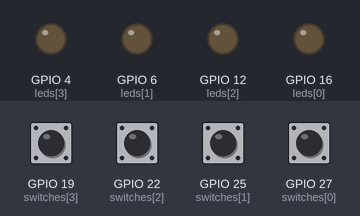
Bench run of a program on a simulated Raspberry Pi (BCM pin numbers). Parts: output pins drawn as LEDs (lit = HIGH). Dashed ring = blinking. The inputs (shaded band) are chosen by the test bench; at power-on: GPIO 19 (switches[3]), GPIO 22 (switches[2]), GPIO 25 (switches[1]), GPIO 27 (switches[0]) LOW. Random numbers come from a fixed seed; sound played through the audio output is not drawn and takes no time; what the program prints to the terminal is not drawn. At 10.6 s the program stops and its outputs stay as they are.

Above: at 4.2 s.
4.3 s: GPIO 19 (switches[3]) pulled HIGH for 1 s
At 5.8 s:
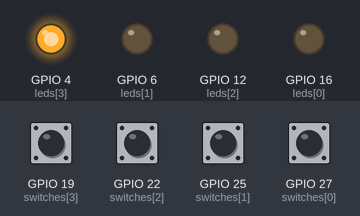
At 6.9 s:
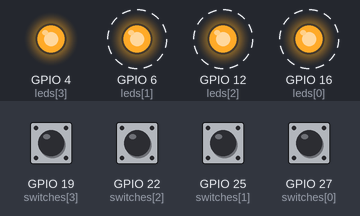
Timing chart, 0 to 11.6 s (numbered marks = the images above; inputs shaded):
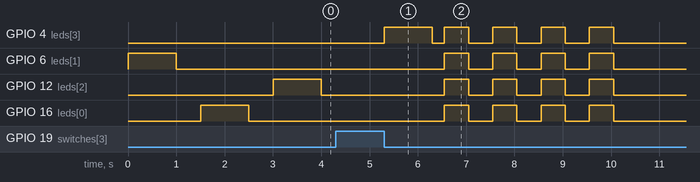

Measured:
- after the input at 4.3 s, GPIO 4 (leds[3]): goes HIGH 1.0 s, LOW 0.25 s, 3 × (HIGH 0.50 s, LOW 0.50 s), HIGH 0.50 s, then LOW, starting after 1.0 s; GPIO 6 (leds[1]), GPIO 12 (leds[2]), GPIO 16 (leds[0]): alternates HIGH for 0.50 s and LOW for 0.50 s, 8 changes in all, then stays LOW, starting after 2.3 s

The program:

SimonGame.py
```python
########################################
# Name: Ante Zovko
# Date: 2/26/2020
# Description: The Simon Game
#			   The computer plays a sequence of lights and sounds
#				and the user has to match the exact sequence
#				Each iteration, the sequence increases by 1
########################################
import RPi.GPIO as GPIO
from time import sleep
from random import randint
import pygame

# set to True to enable debugging output
DEBUG = False

# initialize the pygame library
pygame.init()

# set the GPIO pin numbers
# the switches (from L to R)
switches = [ 27,25,22,19]
# the LEDs (from L to R)
leds = [16, 6, 12, 4 ]
# the sounds that map to each LED (from L to R)
sounds = [ pygame.mixer.Sound("one.wav"), pygame.mixer.Sound("two.wav"), pygame.mixer.Sound("three.wav"), pygame.mixer.Sound("four.wav") ]

# use the Broadcom pin mode
GPIO.setmode(GPIO.BCM)

# setup the input and output pins
GPIO.setup(switches, GPIO.IN, pull_up_down=GPIO.PUD_DOWN)
GPIO.setup(leds, GPIO.OUT)

# this function turns the LEDs on
def all_on():
	for i in leds:
		GPIO.output(leds, True)

# this function turns the LEDs off
def all_off():
	for i in leds:
		GPIO.output(leds, False)

# this functions flashes the LEDs a few times when the player loses the game
def lose():
	for i in range(0, 4):
		all_on()
		sleep(0.5)
		all_off()
		sleep(0.5)

# the main part of the program
# initialize the Simon sequence
# each item in the sequence represents an LED (or switch), indexed at 0 through 3
seq = []
# randomly add the first two items to the sequence
seq.append(randint(0, 3))
seq.append(randint(0, 3))

print "Welcome to Simon!"
print "Try to play the sequence back by pressing the switches."
print "Press Ctrl+C to exit..."

# we'll discuss this later, but this allows us to detect
# when Ctrl+C is pressed so that we can reset the GPIO pins
try:
	# keep going until the user presses Ctrl+C
	while (True):
		# randomly add one more item to the sequence
		seq.append(randint(0, 3))
		if (DEBUG):
			# display the sequence to the console
			if (len(seq) > 3):
				print
			print "seq={}".format(seq)

		# display the sequence using the LEDs
		for s in seq:
			if(len(seq) < 5):
				# turn the appropriate LED on
				GPIO.output(leds[s], True)
				# play its corresponding sound
				sounds[s].play()
				# wait and turn the LED off again
				sleep(1)
				GPIO.output(leds[s], False)
				sleep(0.5)
			elif(len(seq) == 5 or len(seq) == 6):
				# turn the appropriate LED on
				GPIO.output(leds[s], True)
				# play its corresponding sound
				sounds[s].play()
				# wait and turn the LED off again
				sleep(0.9)
				GPIO.output(leds[s], False)
				sleep(0.4)
			elif(len(seq) > 6 and len(seq) < 10):
				# turn the appropriate LED on
				GPIO.output(leds[s], True)
				# play its corresponding sound
				sounds[s].play()
				# wait and turn the LED off again
				sleep(0.8)
				GPIO.output(leds[s], False)
				sleep(0.3)
			elif(len(seq) > 9 and len(seq) < 13):
				# turn the appropriate LED on
				GPIO.output(leds[s], True)
				# play its corresponding sound
				sounds[s].play()
				# wait and turn the LED off again
				sleep(0.7)
				GPIO.output(leds[s], False)
				sleep(0.25)
			elif(len(seq) > 12 and len(seq) < 15):
				# turn the appropriate LED on
				GPIO.output(leds[s], True)
				# play its corresponding sound
				sounds[s].play()
				# wait and turn the LED off again
				sleep(0.6)
				GPIO.output(leds[s], False)
				sleep(0.15)
			elif(len(seq) > 14):
				sounds[s].play()
				# wait and turn the LED off again
				sleep(0.15)


		# wait for player input (via the switches)
		# initialize the count of switches pressed to 0
		switch_count = 0
		# keep accepting player input until the number of items in the sequence is reached
		while (switch_count < len(seq)):
			# initially note that no switch is pressed
			# this will help with switch debouncing
			pressed = False
			# so long as no switch is currently pressed...
			while (not pressed):
				# ...we can check the status of each switch
				for i in range(len(switches)):
					# if one switch is pressed
					while (GPIO.input(switches[i]) == True):
						# note its index
						val = i
						# note that a switch has now been pressed
						# so that we don't detect any more switch presses
						pressed = True

			if (DEBUG):
				# display the index of the switch pressed
				print val,

			# light the matching LED
			GPIO.output(leds[val], True)
			# play its corresponding sound
			sounds[val].play()
			# wait and turn the LED off again
			sleep(1)
			GPIO.output(leds[val], False)
			sleep(0.25)

			# check to see if this LED is correct in the sequence
			if (val != seq[switch_count]):
				# player is incorrect; invoke the lose function
				lose()
				if(len(seq) == 3):
					print("You didn't even make it to a sequence!")
				else:
					print("You made it to a squence of {}".format(len(seq)))
				# reset the GPIO pins
				GPIO.cleanup()
				# exit the game
				exit(0)

			# if the player has this item in the sequence correct, increment the count
			switch_count += 1
# detect Ctrl+C
except KeyboardInterrupt:
	# reset the GPIO pins
	GPIO.cleanup()
```
